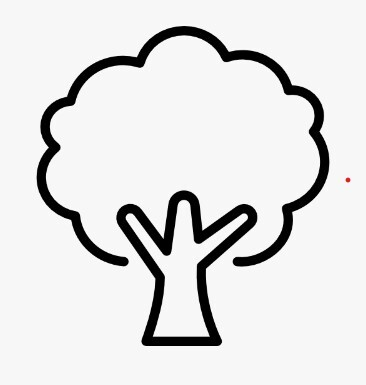
#> input picture agv_code/agv_control_pc/agv_control/scripts/tree.jpg, 366 x 385 px, given in place of the camera
$ python hsv_find.py
#> lines starting #> are read from the running program, lines starting #| are printed output that depends on the picture; after the words box and inside, x2 and y2 are one past the last pixel; in counts of white or black regions, pixels touching at a corner belong together
import cv2
import numpy as np

def nothing(x):
    pass

# 원하는 너비와 높이 설정
width = 640
height = 480

# 비디오 캡처 초기화
cap = cv2.VideoCapture(0)
cap.set(cv2.CAP_PROP_FRAME_WIDTH, width)
cap.set(cv2.CAP_PROP_FRAME_HEIGHT, height)

# 윈도우 생성
cv2.namedWindow('Detection')

# 트랙바 생성
cv2.createTrackbar('Low H', 'Detection', 0, 179, nothing)
cv2.createTrackbar('High H', 'Detection', 0, 179, nothing)
cv2.createTrackbar('Low S', 'Detection', 0, 255, nothing)
cv2.createTrackbar('High S', 'Detection', 0, 255, nothing)
cv2.createTrackbar('Low V', 'Detection', 0, 255, nothing)
cv2.createTrackbar('High V', 'Detection', 0, 255, nothing)

while True:
    # 비디오 프레임 읽기
    ret, frame = cap.read()
#> frame is the input picture: shape (385, 366, 3); mean B, G, R 224.7, 224.7, 224.8
    if not ret:
        break

    # BGR에서 HSV로 변환
    hsv = cv2.cvtColor(frame, cv2.COLOR_BGR2HSV)
#> hsv: shape (385, 366, 3); mean H, S, V 0.2, 0, 224.8

    # 트랙바에서 설정된 값 가져오기
    low_h = cv2.getTrackbarPos('Low H', 'Detection')
    high_h = cv2.getTrackbarPos('High H', 'Detection')
    low_s = cv2.getTrackbarPos('Low S', 'Detection')
    high_s = cv2.getTrackbarPos('High S', 'Detection')
    low_v = cv2.getTrackbarPos('Low V', 'Detection')
    high_v = cv2.getTrackbarPos('High V', 'Detection')

    # 색상 범위 지정
    lower_orange = np.array([low_h, low_s, low_v])
    upper_orange = np.array([high_h, high_s, high_v])

    # 마스크 생성
    mask = cv2.inRange(hsv, lower_orange, upper_orange)
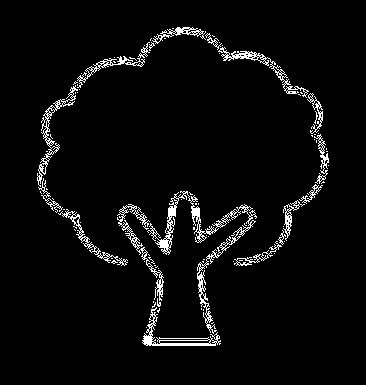
#> mask: shape (385, 366); 4.1% white in thin lines or dots, all inside (x1, y1, x2, y2) = (37, 27, 329, 346)

    # 오브젝트 감지
    contours, _ = cv2.findContours(mask, cv2.RETR_EXTERNAL, cv2.CHAIN_APPROX_SIMPLE)
#> contours = 91 contours, 75 with area under 20; largest, box (x1, y1, x2, y2) and area: (147, 191, 257, 334) 1148, (142, 307, 221, 346) 600, (37, 85, 78, 187) 464, (218, 47, 309, 98) 402, (117, 204, 164, 301) 398

    # 컨투어 그리기
    for contour in contours:
        area = cv2.contourArea(contour)
        if area > 100:  # 임계값을 조절하여 작은 노이즈를 제거
            cv2.drawContours(frame, [contour], -1, (0, 255, 0), 2)
#> this loop made 91 passes
#> area on passes 6, 23, 28, 36, 38, 41, 46, 49, 51, 60, 67, 72: 600.5, 142, 23, 277, 398, 177, 1147.5, 66.5, 69.5, 154.5, 113, 464
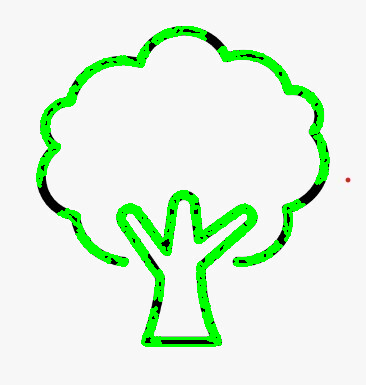
#> frame: shape (385, 366, 3); 8.03% of pixels changed, all inside (x1, y1, x2, y2) = (36, 26, 330, 347)

    # 결과 출력
    cv2.imshow('Detection', frame)

    # 종료 조건
    if cv2.waitKey(1) & 0xFF == ord('q'):
#> (key q is pressed here)
        break

# 비디오 캡처 종료
cap.release()
cv2.destroyAllWindows()
